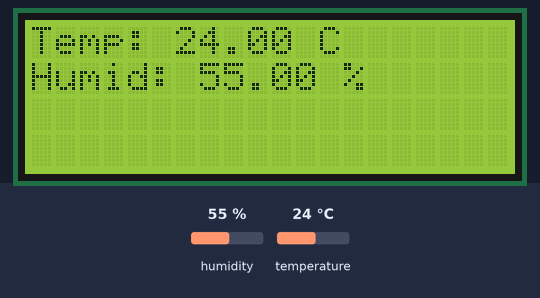
Bench run of a sketch on a simulated Arduino Uno, built with avr-gcc and run on an emulated ATmega328P. On the bench: 20×4 character LCD. The inputs (shaded band) are chosen by the test bench; at power-on: humidity 55 %, temperature 24 °C.

Above: at 2.7 s.
2.8 s: humidity set to 22 %
At 4.6 s:
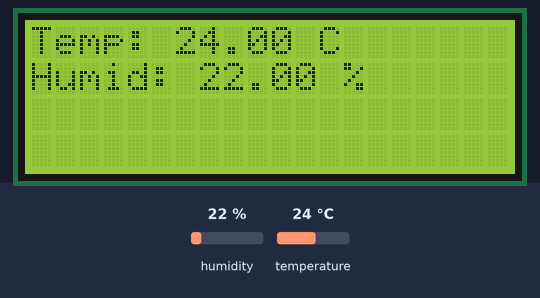
5.8 s: temperature set to 12 °C
At 7.4 s:
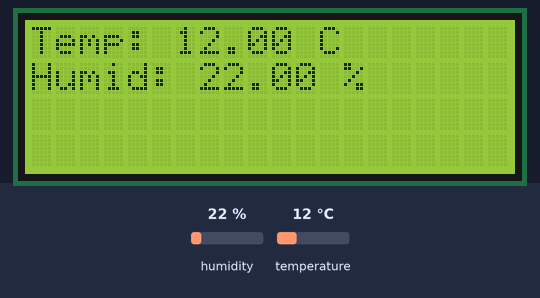
12.2 s: humidity set to 40 %
At 13.5 s:
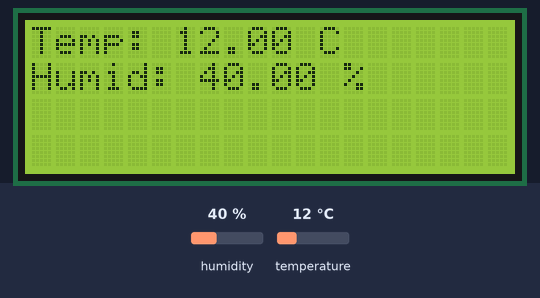
15.2 s: temperature set to 19 °C
Timing chart, 0 to 18.2 s (numbered marks = the images above; inputs shaded):
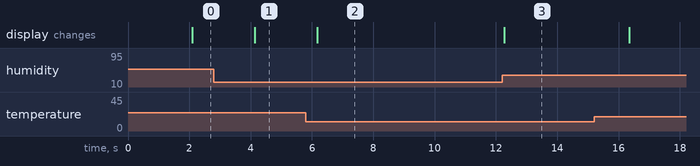

The sketch:

DHT22_I2C_LCD_Monitor.ino
```cpp
/*
 * TUT Embedded Systems - DHT22 Environmental Monitor
 * Author: Njabulo Msibi | Tshwane University of Technology
 * Date: 20 May 2025
 * Board: Arduino Uno | Sensor: DHT22 | Display: 20x4 I2C LCD
 *
 * C++ firmware for reading DHT22 temperature/humidity and displaying
 * via I2C LCD1602. Demonstrates sensor drivers and I2C protocol.
 */

#include <Wire.h>                // Arduino I2C/TWI library for LCD communication
#include <LiquidCrystal_I2C.h>   // I2C LCD driver library for 20x4 displays
#include "DHT.h"                 // Adafruit DHT sensor library

const int addr=0x27;             // I2C address of LCD module - run I2C scanner if display blank

 // Hardware pin and sensor configuration
#define DHTPIN 7                 // DHT22 data wire connected to Arduino digital pin 7
#define DHTTYPE DHT22            // Specify sensor type: DHT22/AM2302

// Change 0x27 to your LCD's I2C address if different (e.g. 0x3F)
// Initialize LCD object: (I2C address, columns, rows)
LiquidCrystal_I2C lcd(0x27, 20, 4);

// Global variables for sensor readings
float hum;                       // Stores humidity percentage
float temp;                      // Stores temperature in Celsius

DHT dht(DHTPIN,DHTTYPE);         // DHT sensor object

void setup() {
  lcd.init();          // Initialize the LCD
  lcd.backlight();     // Turn on the backlight

  lcd.setCursor(16, 2); // Row 0, Column 0 - set cursor to col 16, row 2

  dht.begin();         // Initialize DHT sensor
}

void loop() {
  delay(2000);         // 2s refresh rate - DHT22 min sampling period

  hum=dht.readHumidity();      // Read humidity from DHT22
  temp =dht.readTemperature(); // Read temperature from DHT22

  lcd.clear();         // Clear LCD display

  lcd.setCursor(0, 0); // Column 0, Row 0
  lcd.print("Temp: "); // Print temperature label
  lcd.print(temp);     // Print temperature value
  lcd.print(" C");     // Print Celsius unit

  lcd.setCursor(0, 1); // Column 0, Row 1
  lcd.print("Humid: "); // Print humidity label
  lcd.print(hum);       // Print humidity value
  lcd.print(" %");      // Print percentage unit
  // No loop logic needed
}
```

Measured:
- after the input at 2.8 s, the display: changes after 1.3 s (image 1)
- after the input at 5.8 s, the display: changes after 0.37 s (image 2)
- after the input at 12.2 s, the display: changes after 0.08 s (image 3)
